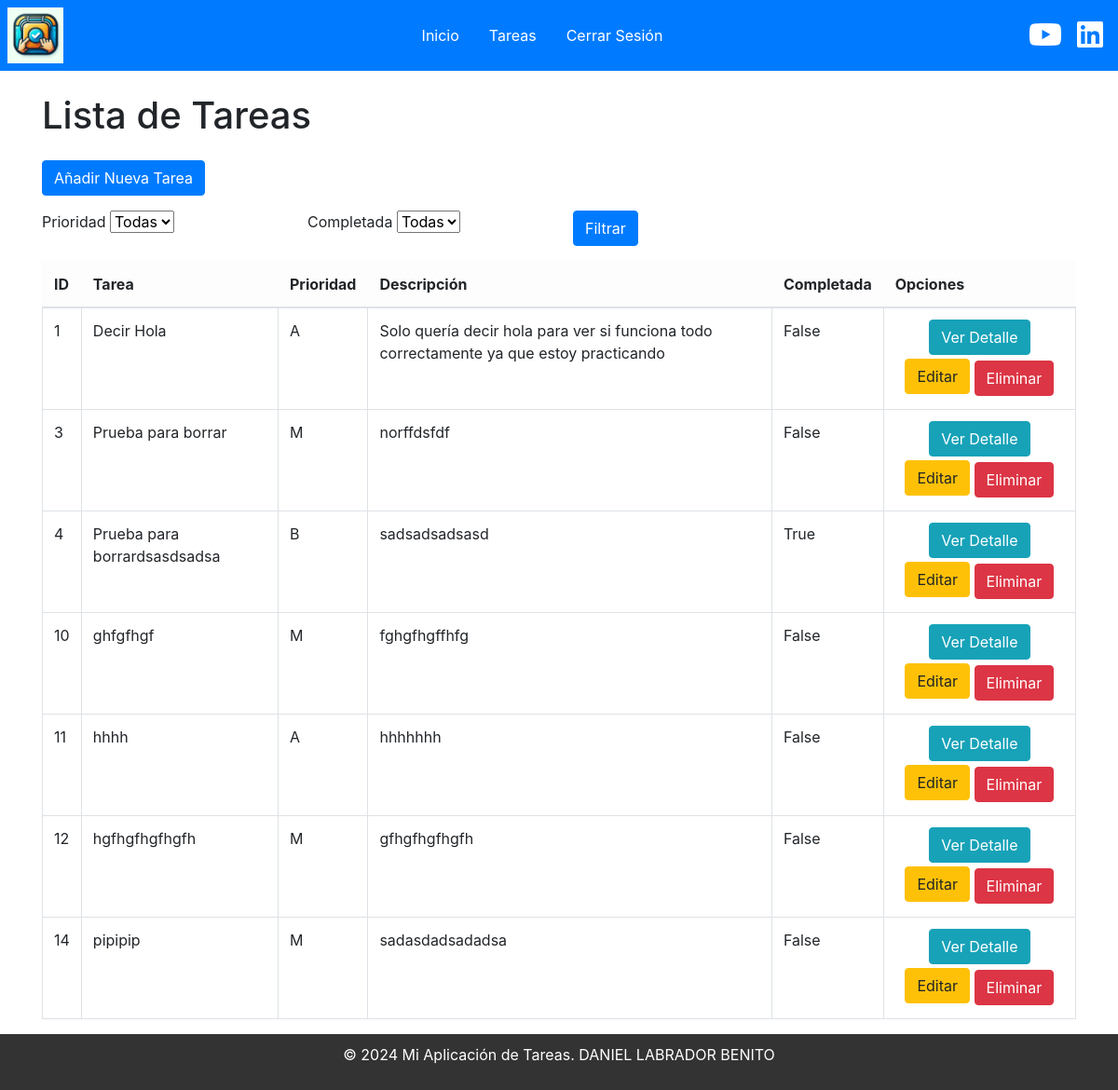
The page /tareas/tareas/ (signed in) on the database its author committed.
### tareas/models.py (models this page shows, shortened)
class Tarea(models.Model):
    titulo=models.CharField(max_length=50)
    descripcion=models.TextField(blank=True)
    prioridad=models.CharField(max_length=1,choices=PRIORIDADES)
    completada=models.BooleanField(default=False)
    usuario=models.ForeignKey(User,on_delete=models.CASCADE) #Relacionamos la tarea con el usuario.
    fecha_creacion = models.DateTimeField(default=timezone.now)
    fecha_completada = models.DateTimeField(null=True, blank=True)

### tareas/views.py (the view)
# urls.py: path('tareas/', TareaListView.as_view(), name='lista_tareas'),
@method_decorator(login_required, name='dispatch')  # Decorador para requerir autenticación
class TareaListView(ListView):
    model=Tarea
    template_name="tareas/tarea_list.html"
    context_object_name = 'tareas'
    def get_queryset(self):
        queryset = Tarea.objects.filter(usuario=self.request.user)
        prioridad = self.request.GET.get('prioridad')
        completada = self.request.GET.get('completada')
        if prioridad:
            queryset = queryset.filter(prioridad=prioridad)
        if completada:
            queryset = queryset.filter(completada=(completada == 'true'))
        return queryset  # Mostrar solo tareas del usuario logueado

### Lista_Tareas/templates/tareas/tarea_list.html (shortened to what this page needs)
{% extends "general/layout.html" %}
{% block content %}
<div class="container mt-4">
    <h1 class="mb-4">Lista de Tareas</h1>
    <div class="mb-3">
        <a href="{% url 'crear_tarea' %}" class="btn btn-primary">Añadir Nueva Tarea</a>
    </div>
    <form method="get" class="mb-3">
        <div class="row">
          <div class="col-md-3">
            <label for="prioridad" class="form-label">Prioridad</label>
            <select name="prioridad" id="prioridad" class="form-select">
              <option value="">Todas</option>
            </select>
          </div>
          <div class="col-md-3">
            <label for="completada" class="form-label">Completada</label>
            <select name="completada" id="completada" class="form-select">
              <option value="">Todas</option>
            </select>
          </div>
          <div class="col-md-3 align-self-end">
            <button type="submit" class="btn btn-primary">Filtrar</button>
          </div>
        </div>
    </form>
    {% if tareas %}
    <table class="table table-bordered">
        <thead class="table-light">
            <tr>
                <th>ID</th>
                <th>Tarea</th>
                <th>Prioridad</th>
                <th>Descripción</th>
                <th>Completada</th>
                <th>Opciones</th>
            </tr>
        </thead>
        <tbody>
            {% for tarea in tareas %}
            <tr>
                <td>{{ tarea.id }}</td>
                <td>{{ tarea.titulo }}</td>
                <td>{{ tarea.prioridad }}</td>
                <td>{{ tarea.descripcion }}</td>
                <td>{{ tarea.completada }}</td>
                <td>
                    <div class="text-center">
                        <a href="{% url 'detalle_tarea' tarea.id %}" class="btn btn-info mb-1">Ver Detalle</a>
                        <a href="{% url 'editar_tarea' tarea.id %}" class="btn btn-warning mb-1">Editar</a>
                        <form method="post" action="{% url 'eliminar_tarea' tarea.id %}" style="display:inline;">
                            <button type="submit" class="btn btn-danger" onclick="return confirm('¿Estás seguro de que deseas eliminar esta tarea?');">Eliminar</button>
                        </form>
                    </div>
                </td>
            </tr>
            {% endfor %}
        </tbody>
    </table>
    {% else %}
    <div class="alert alert-info" role="alert">
        No hay tareas disponibles.
    </div>
    {% endif %}
</div>
{% endblock %}

### Lista_Tareas/templates/general/layout.html (shortened to what this page needs)
{% load static %}
<!DOCTYPE html>
<html lang="es">
<head>
    <link rel="stylesheet" href="{% static 'css/style.css' %}">
    <link rel="stylesheet" href="https://stackpath.bootstrapcdn.com/bootstrap/4.5.2/css/bootstrap.min.css">
    <link rel="stylesheet" href="https://cdnjs.cloudflare.com/ajax/libs/font-awesome/6.0.0-beta3/css/all.min.css">
</head>
<body>
    {% include '_includes/header.html' %}
    <main>
        {% block content %}
        {% endblock %}
    </main>
    {% include '_includes/footer.html' %}
</body>
</html>

### Lista_Tareas/templates/_includes/header.html (shortened to what this page needs)
{% load static %}
<header class="bg-primary text-white d-flex justify-content-between align-items-center p-2">
    <div class="logo-container">
        <a href="{% url 'home' %}">
            <img src="{% static 'images/logo_principal_aplicacion.png' %}" alt="Logo" style="height: 60px;">
        </a>
    </div>
    <nav class="mx-auto">
        <ul class="nav">
            <li class="nav-item">
                <a class="nav-link text-white" href="{% url 'home' %}">Inicio</a>
            </li>
            {% if user.is_authenticated %}
                <li class="nav-item">
                    <a class="nav-link text-white" href="{% url 'lista_tareas' %}">Tareas</a>
                </li>
                <li class="nav-item">
                    <a class="nav-link text-white" href="{% url 'logout' %}">Cerrar Sesión</a>
                </li>
            {% endif %}
        </ul>
    </nav>
    <div class="social-container d-flex align-items-center">
        <a href="https://www.youtube.com/@DanielLabradorBenito" class="mx-2" target="_blank">
            <i class="fab fa-youtube fa-2x text-white"></i>
        </a>
        <a href="https://www.linkedin.com/in/daniel-labrador-benito-6b794727b/" class="mx-2" target="_blank">
            <i class="fab fa-linkedin fa-2x text-white"></i>
        </a>
    </div>
</header>

### Lista_Tareas/templates/_includes/footer.html
<footer>
    <p>&copy; 2024 Mi Aplicación de Tareas. DANIEL LABRADOR BENITO</p>
</footer>

### static/css/style.css (style rules this page uses)
body { font-family: Arial, sans-serif; margin: 0; padding: 0; }
header { background-color: #4CAF50; color: #fff; padding: 5px; display: flex; align-items: center; justify-content: space-between; }
footer { background-color: #333; color: #fff; text-align: center; padding: 10px; position: relative; bottom: 0; width: 100%; }
.btn-primary { background-color: #4CAF50; color: white; padding: 10px 20px; border: none; cursor: pointer; }

### rows shown on the page
Tarea: id "1", titulo "Decir Hola", prioridad "A", descripcion "Solo quería decir hola para ver si funciona todo correctamente ya que estoy practicando", completada "False"
Tarea: id "3", titulo "Prueba para borrar", prioridad "M", descripcion "norffdsfdf", completada "False"
Tarea: id "4", titulo "Prueba para borrardsasdsadsa", prioridad "B", descripcion "sadsadsadsasd", completada "True"
Tarea: id "10", titulo "ghfgfhgf", prioridad "M", descripcion "fghgfhgffhfg", completada "False"
Tarea: id "11", titulo "hhhh", prioridad "A", descripcion "hhhhhhh", completada "False"
Tarea: id "12", titulo "hgfhgfhgfhgfh", prioridad "M", descripcion "gfhgfhgfhgfh", completada "False"
Tarea: id "14", titulo "pipipip", prioridad "M", descripcion "sadasdadsadadsa", completada "False"
